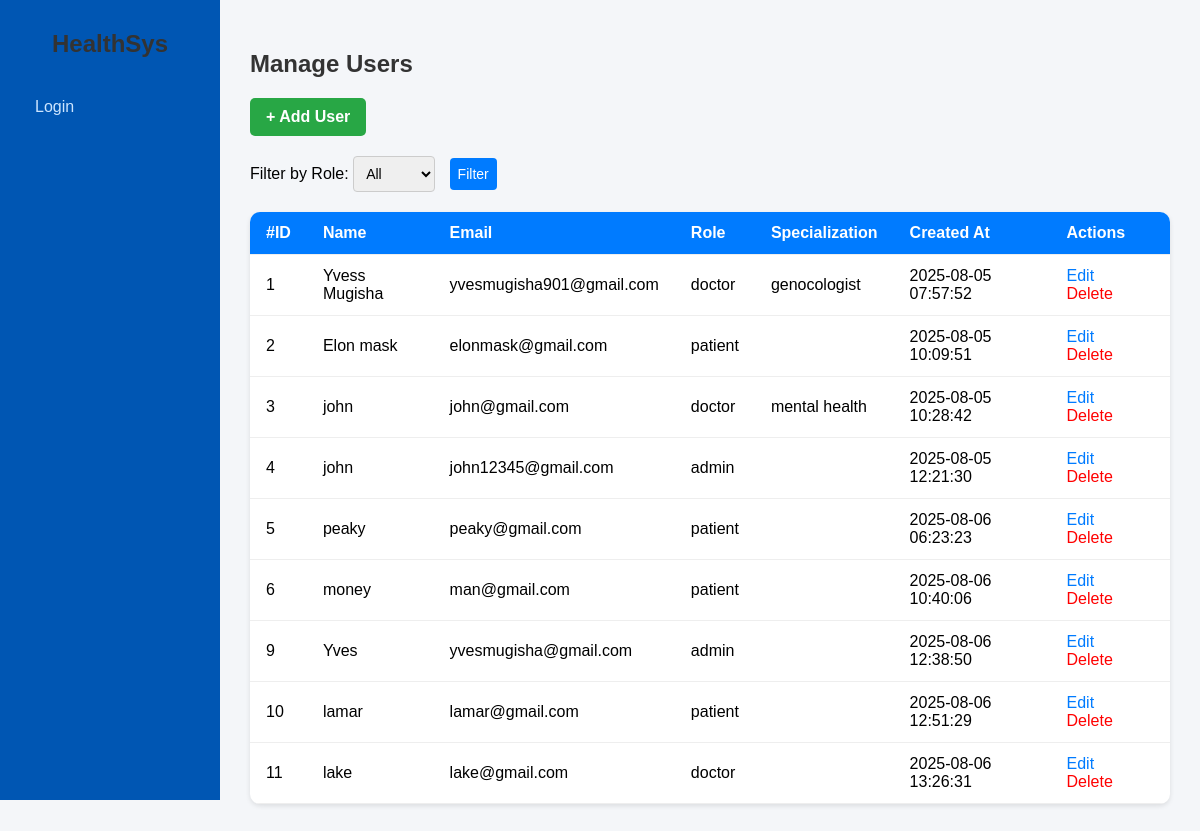
The page /manage_users.php on the database its author committed.
### tables this page shows
CREATE TABLE `users` (
  `id` int(11) NOT NULL,
  `name` varchar(100) NOT NULL,
  `email` varchar(100) NOT NULL,
  `password` varchar(255) NOT NULL,
  `role` enum('admin','doctor','patient') NOT NULL,
  `created_at` timestamp NOT NULL DEFAULT current_timestamp(),
  `specialization` varchar(100) DEFAULT NULL
);

### manage_users.php (the view, shortened to what this page needs)
<?php
require 'connect.php';
$roleFilter = $_GET['role'] ?? '';
$query = "SELECT id, name, email, role, created_at, specialization FROM users";
if (!empty($roleFilter)) {
    $query .= " WHERE role = ?";
    $stmt = $conn->prepare($query);
    $stmt->bind_param("s", $roleFilter);
} else {
    $stmt = $conn->prepare($query);
}
$stmt->execute();
$result = $stmt->get_result();
$users = $result->fetch_all(MYSQLI_ASSOC);
?>
<!DOCTYPE html>
<html>
<head>
</head>
<body>
<?php include('sidebar.php'); ?>
<div class="main-content">
    <h2>Manage Users</h2>
    <a href="add_user.php" class="add-user-btn">+ Add User</a>
    <form method="GET" class="filter-form">
        <label for="role">Filter by Role:</label>
        <select name="role" id="role">
            <option value="">All</option>
        </select>
        <button type="submit">Filter</button>
    </form>
    <table>
        <thead>
            <tr>
                <th>#ID</th>
                <th>Name</th>
                <th>Email</th>
                <th>Role</th>
                <th>Specialization</th>
                <th>Created At</th>
                <th>Actions</th>
            </tr>
        </thead>
        <tbody>
        <?php if ($users): ?>
            <?php foreach ($users as $user): ?>
                <tr>
                    <td><?= $user['id']; ?></td>
                    <td><?= htmlspecialchars($user['name']); ?></td>
                    <td><?= htmlspecialchars($user['email']); ?></td>
                    <td><?= htmlspecialchars($user['role']); ?></td>
                    <td><?= htmlspecialchars($user['specialization']); ?></td>
                    <td><?= $user['created_at']; ?></td>
                    <td class="actions">
                        <a href="edit_user.php?id=<?= $user['id']; ?>">Edit</a>
                        <a href="?delete=<?= $user['id']; ?>" class="delete" onclick="return confirm('Are you sure you want to delete this user?');">Delete</a>
                    </td>
                </tr>
            <?php endforeach; ?>
        <?php else: ?>
            <tr><td colspan="7">No users found.</td></tr>
        <?php endif; ?>
        </tbody>
    </table>
</div>
</body>
</html>

### sidebar.php (shortened to what this page needs)
<?php
$role = $_SESSION['role'] ?? '';
$unreadCount = 0;
?>
<div class="sidebar">
    <h2>HealthSys</h2>
    <ul>
        <?php if ($role === 'admin'): ?>
            <li><a href="admin_dashboard.php">Dashboard</a></li>
            <li><a href="appointments.php">Appointments</a></li>
            <li><a href="calendar.php">Calendar</a></li>
            <li>
                <a href="notifications.php">
                    Notifications
                    <?php if ($unreadCount > 0): ?>
                        <span class="notif-badge"><?= $unreadCount ?></span>
                    <?php endif; ?>
                </a>
            </li>
            <li><a href="reports.php">Reports</a></li>
            <li><a href="settings.php">Settings</a></li>
            <li><a href="manage_users.php">Manage Users</a></li>
            <li><a href="logout.php" class="logout">Logout</a></li>
        <?php else: ?>
            <li><a href="login.php">Login</a></li>
        <?php endif; ?>
    </ul>
</div>

### manage_users.php (style rules this page uses)
* { box-sizing: border-box; }
body { margin: 0; font-family: Arial, sans-serif; background: #f4f6f9; display: flex; min-height: 100vh; }
.main-content { flex: 1; padding: 30px; margin-left: 220px; }
h2 { color: #333; margin-bottom: 20px; }
.add-user-btn { background-color: #28a745; color: white; padding: 10px 16px; border: none; border-radius: 5px; cursor: pointer; font-weight: bold; margin-bottom: 20px; display: inline-block; text-decoration: none; font-size: 16px; }
table { width: 100%; border-collapse: collapse; background: #fff; box-shadow: 0 2px 5px rgba(0,0,0,0.1); border-radius: 10px; overflow: hidden; }
th, td { padding: 12px 16px; border-bottom: 1px solid #eee; text-align: left; }
th { background: #007BFF; color: white; }
.actions a { margin-right: 10px; color: #007BFF; text-decoration: none; }
.actions a.delete { color: red; }
.filter-form { margin-bottom: 20px; }
.filter-form select, .filter-form button { padding: 8px; font-size: 14px; border-radius: 4px; border: 1px solid #ccc; }
.filter-form button { background: #007BFF; color: white; border: none; margin-left: 10px; cursor: pointer; }

### sidebar.php (style rules this page uses)
.sidebar { width: 220px; height: 100vh; background-color: #0056b3; color: #fff; padding: 30px 20px; box-sizing: border-box; position: fixed; top: 0; left: 0; font-family: Arial, sans-serif; display: flex; flex-direction: column; }
.sidebar h2 { margin: 0 0 30px 0; font-weight: 700; font-size: 24px; text-align: center; user-select: none; }
.sidebar ul { list-style: none; padding: 0; margin: 0; flex-grow: 1; }
.sidebar ul li { margin-bottom: 20px; }
.sidebar ul li a { color: #cce5ff; text-decoration: none; font-size: 16px; padding: 10px 15px; border-radius: 6px; display: flex; justify-content: space-between; align-items: center; transition: background-color 0.3s ease; }

### rows shown on the page
users: id "1", name "Yvess Mugisha", email "yvesmugisha901@gmail.com", role "doctor", specialization "genocologist", created_at "2025-08-05 07:57:52"
users: id "2", name "Elon mask", email "elonmask@gmail.com", role "patient", created_at "2025-08-05 10:09:51"
users: id "3", name "john", email "john@gmail.com", role "doctor", specialization "mental health", created_at "2025-08-05 10:28:42"
users: id "4", name "john", email "john12345@gmail.com", role "admin", created_at "2025-08-05 12:21:30"
users: id "5", name "peaky", email "peaky@gmail.com", role "patient", created_at "2025-08-06 06:23:23"
users: id "6", name "money", email "man@gmail.com", role "patient", created_at "2025-08-06 10:40:06"
users: id "9", name "Yves", email "yvesmugisha@gmail.com", role "admin", created_at "2025-08-06 12:38:50"
users: id "10", name "lamar", email "lamar@gmail.com", role "patient", created_at "2025-08-06 12:51:29"
users: id "11", name "lake", email "lake@gmail.com", role "doctor", created_at "2025-08-06 13:26:31"
